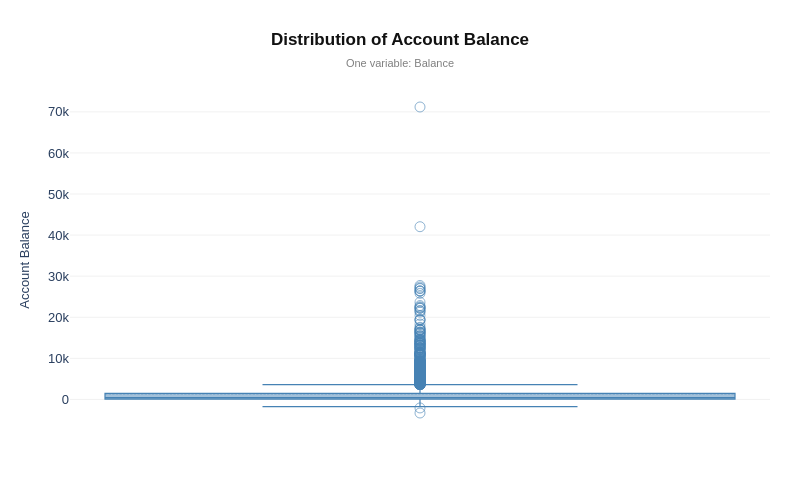

Here is the notebook cell this chart was saved with:
### Markdown cell above
## **Enhanced Box Plot**

### **Contextual Layer**

* Direct visualization of balance distribution (no grouping applied)

### **Aesthetic Layer**

* Steel blue color with slight transparency
* box width with clear borders
* Outliers shown as light hollow circles
* Clean white theme with Arial font

### **Informative Layer**

* Centered title with subtitle
* Y-axis labeled and X-axis labels removed (not needed for single variable)
* Subtle horizontal gridlines added

### Code cell
# ── i) CONTEXTUAL LAYER ───────────────────────────────────
fig = px.box(df, y="balance")

# ── ii) AESTHETIC LAYER ───────────────────────────────────
fig.update_traces(
    marker = dict(
        color   = "steelblue",
        size    = 10,
        opacity = 0.6,
        symbol  = "circle-open",
    ),
    width      = 0.35,
    line_width = 1.2,
    boxmean    = True,
    selector   = dict(type="box")
)

# ── iii) INFORMATIVE LAYER ────────────────────────────────
fig.update_layout(
    font          = dict(family="Arial, sans-serif", size=13),
    plot_bgcolor  = "white",
    paper_bgcolor = "white",
    width         = 800,
    height        = 500,
    margin        = dict(l=70, r=30, t=90, b=70),

    title = dict(
        text     = "<b>Distribution of Account Balance</b>",
        subtitle = dict(
            text = "One variable: Balance",
            font = dict(size=11, color="grey"),
        ),
        x        = 0.5,
        xanchor  = "center",
        font     = dict(size=17, color="#111"),
    ),

    xaxis = dict(
        showticklabels = False,
        showgrid       = False,
        zeroline       = False,
    ),

    yaxis = dict(
        title     = dict(text="Account Balance", font=dict(size=13)),
        showgrid  = True,
        gridcolor = "rgba(0,0,0,0.06)",
        zeroline  = False,
    ),

    hovermode  = "closest",
    showlegend = False,
)


fig.show()

### Figure 1 — Plotly figure (JSON) as saved in the notebook; plotly's stock layout.template omitted (floating-point values rounded to 4 significant figures; data arrays with more than 128 entries replaced by an {"elided": "..."} marker saying what was removed)
{"data": [{"alignmentgroup": "True", "boxmean": true, "hovertemplate": "balance=%{y}<extra></extra>", "legendgroup": "", "line": {"width": 1.2}, "marker": {"color": "steelblue", "opacity": 0.6, "size": 10, "symbol": "circle-open"}, "name": "", "notched": false, "offsetgroup": "", "orientation": "v", "showlegend": false, "type": "box", "width": 0.35, "x0": " ", "xaxis": "x", "y": {"elided": "4521 int values"}, "y0": " ", "yaxis": "y"}], "layout": {"boxmode": "group", "font": {"family": "Arial, sans-serif", "size": 13}, "height": 500, "hovermode": "closest", "legend": {"tracegroupgap": 0}, "margin": {"b": 70, "l": 70, "r": 30, "t": 90}, "paper_bgcolor": "white", "plot_bgcolor": "white", "showlegend": false, "title": {"font": {"color": "#111", "size": 17}, "subtitle": {"font": {"color": "grey", "size": 11}, "text": "One variable: Balance"}, "text": "<b>Distribution of Account Balance</b>", "x": 0.5, "xanchor": "center"}, "width": 800, "xaxis": {"anchor": "y", "autorange": true, "domain": [0, 1], "range": [-0.1944, 0.1944], "showgrid": false, "showticklabels": false, "type": "category", "zeroline": false}, "yaxis": {"anchor": "x", "autorange": true, "domain": [0, 1], "gridcolor": "rgba(0, 0, 0, 0.06)", "range": [-7452.0, 75330.0], "showgrid": true, "title": {"font": {"size": 13}, "text": "Account Balance"}, "type": "linear", "zeroline": false}}}
